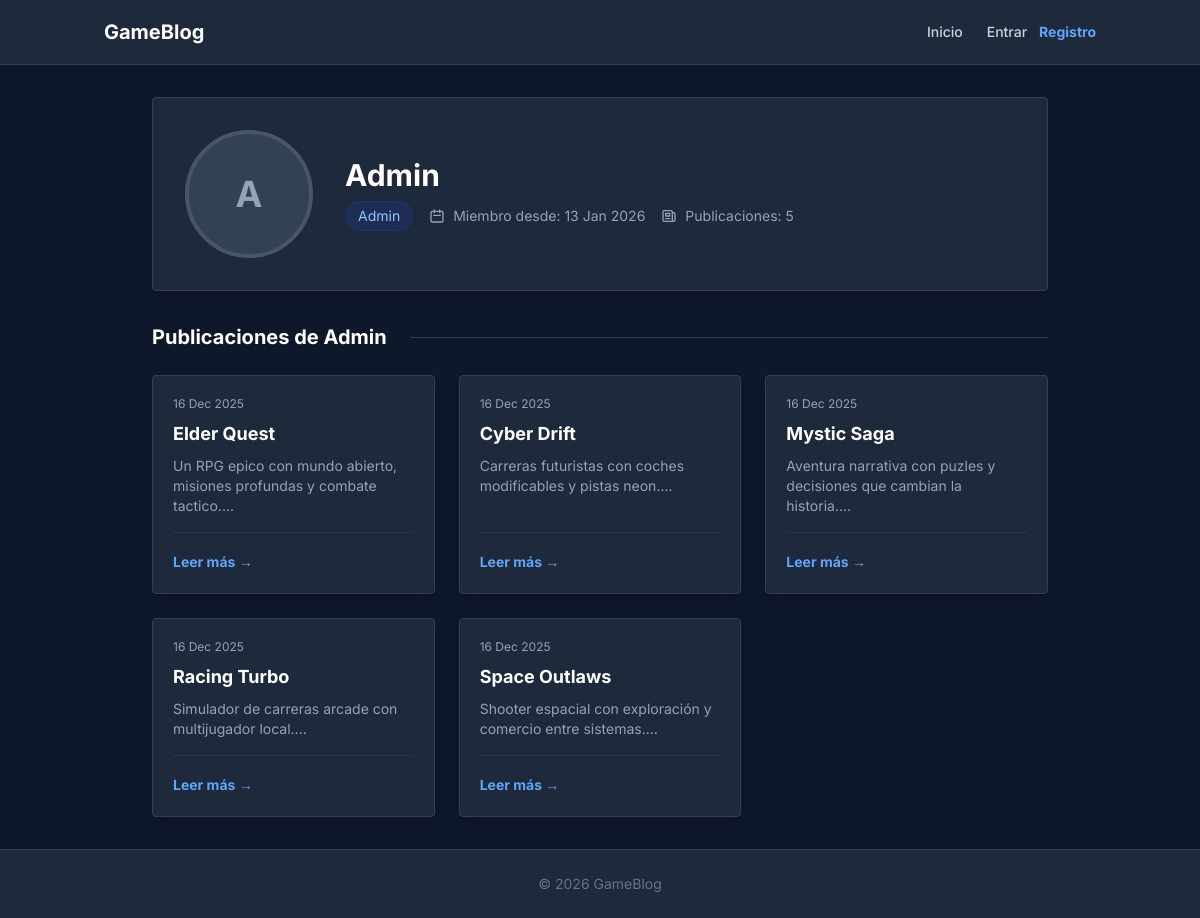
The app's page /index.php?action=profile&id=1, older data.
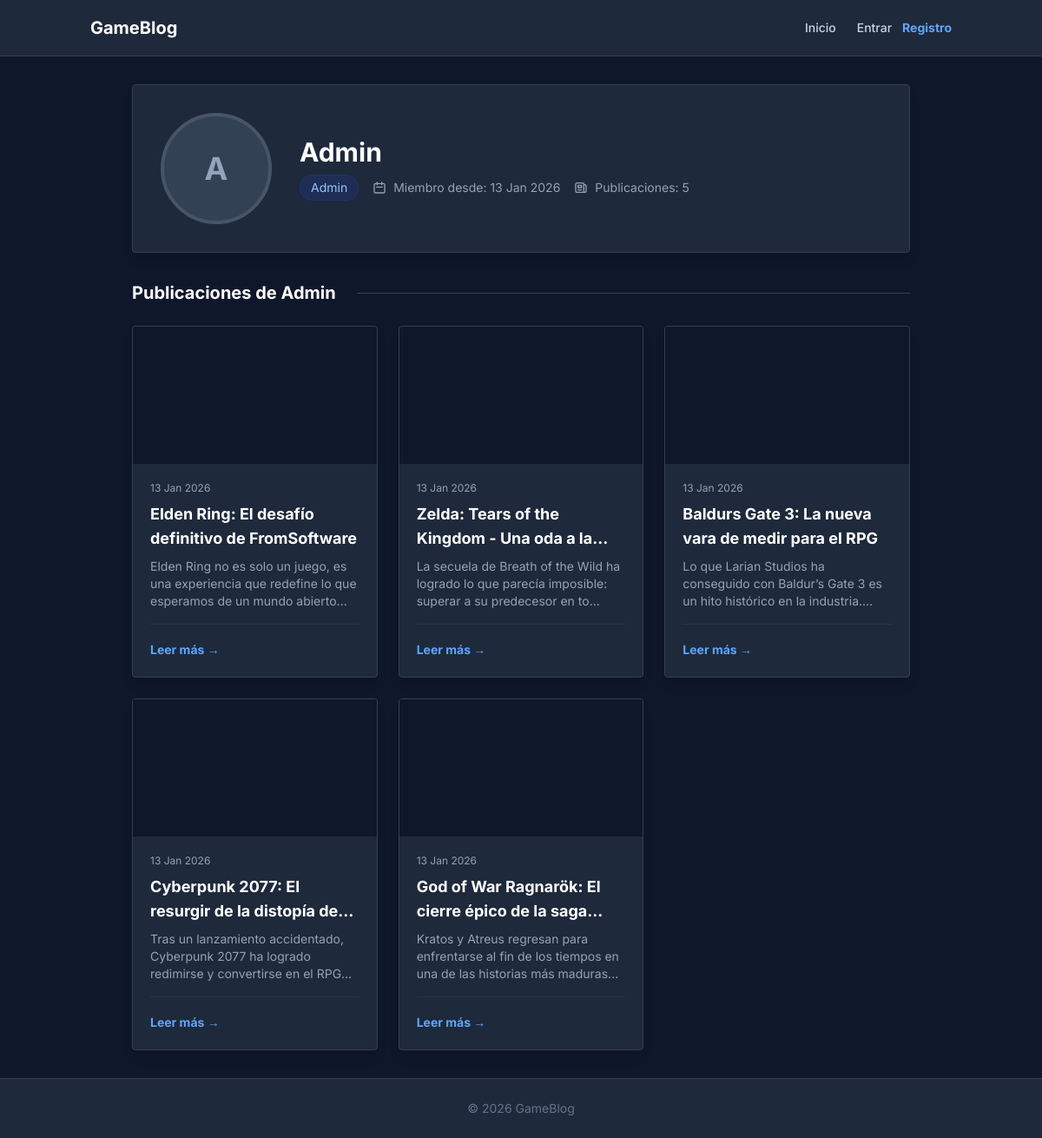
The same page, newer data.
### tables this page shows
CREATE TABLE IF NOT EXISTS posts (
    id INT AUTO_INCREMENT PRIMARY KEY,
    user_id INT NOT NULL,
    title VARCHAR(150) NOT NULL,
    content TEXT NOT NULL,
    image_url VARCHAR(255) DEFAULT NULL,
    created_at TIMESTAMP DEFAULT CURRENT_TIMESTAMP,
    FOREIGN KEY (user_id) REFERENCES users(id) ON DELETE CASCADE
);

### controllers/UserController.php (called while the page is built, shortened)
<?php
require_once __DIR__ . '/../models/User.php';
class UserController {
    private $userModel;
    public function __construct() {
        $database = new Database();
        $db = $database->getConnection();
        $this->userModel = new User($db);
    }
    protected function render(string $view, array $data = []) {
        extract($data);
        include __DIR__ . '/../views/' . $view;
    }
    public function profile($id = null) {
        $user = $this->userModel->find($id);
        require_once __DIR__ . '/../models/Post.php';
        $database = new Database();
        $db = $database->getConnection();
        $postModel = new Post($db);
        $posts = $postModel->getByUser($id);
        return $this->render('users/profile.php', compact('user', 'posts'));
    }
}

### models/User.php (called while the page is built, shortened)
<?php
class User {
    private $db;
    public function __construct($db) {
        $this->db = $db;
    }
    public function find($id) {
        $stmt = $this->db->prepare("SELECT * FROM users WHERE id = ?");
        $stmt->execute([$id]);
        return $stmt->fetch();
    }
}

### models/Post.php (called while the page is built, shortened)
<?php
class Post {
    private $db;
    public function __construct($db) {
        $this->db = $db;
    }
    public function getByUser($user_id) {
        $stmt = $this->db->prepare("SELECT posts.*, users.username FROM posts JOIN users ON posts.user_id = users.id WHERE posts.user_id = ? ORDER BY posts.created_at DESC");
        $stmt->execute([$user_id]);
        return $stmt->fetchAll();
    }
}

### views/users/profile.php (the view, shortened to what the changed rows need)
<?php include __DIR__ . '/../layout/header.php'; ?>
<div class="max-w-4xl mx-auto">
    <div class="bg-slate-800 rounded border border-slate-700 p-8 shadow-lg mb-8 text-center md:text-left md:flex items-center gap-8">
        <div>
            <h1 class="text-3xl font-bold text-white mb-2"><?= htmlspecialchars($user['username']) ?></h1>
        </div>
    </div>
    <h2 class="text-xl font-bold text-white mb-6 flex items-center gap-2">
        <span>Publicaciones de <?= htmlspecialchars($user['username']) ?></span>
        <div class="h-px bg-slate-700 flex-grow ml-4"></div>
    </h2>
    <?php if (empty($posts)): ?>
        <p class="text-slate-500 italic text-center py-12 bg-slate-900/50 rounded border border-slate-700 border-dashed">
            Este usuario aún no ha publicado nada.
        </p>
    <?php else: ?>
        <div class="grid grid-cols-1 md:grid-cols-2 lg:grid-cols-3 gap-6">
            <?php foreach ($posts as $post): ?>
                <article class="bg-slate-800 rounded border border-slate-700 overflow-hidden hover:border-blue-500/50 transition-colors flex flex-col h-full shadow-lg group">
                    <?php if (!empty($post['image_url']) || !empty($post['image_path'])):
                        $img = !empty($post['image_path']) ? $post['image_path'] : $post['image_url'];
                        if (!empty($img)):
                    ?>
                        <div class="aspect-video w-full bg-slate-900 overflow-hidden relative">
                        </div>
                    <?php endif; endif; ?>
                    <div class="p-5 flex flex-col flex-grow">
                        <div class="text-xs text-slate-400 mb-2"><?= date('d M Y', strtotime($post['created_at'])) ?></div>
                        <h3 class="text-lg font-bold text-white mb-2 line-clamp-2 group-hover:text-blue-400 transition-colors">
                            <a href="index.php?action=show_post&id=<?= $post['id'] ?>">
                                <?= htmlspecialchars($post['title']) ?>
                            </a>
                        </h3>
                        <p class="text-slate-400 text-sm mb-4 line-clamp-3">
                            <?= htmlspecialchars(substr($post['content'], 0, 100)) ?>...
                        </p>
                        <div class="mt-auto pt-4 border-t border-slate-700/50">
                            <a href="index.php?action=show_post&id=<?= $post['id'] ?>" class="text-blue-400 text-sm font-bold hover:text-blue-300">Leer más &rarr;</a>
                        </div>
                    </div>
                </article>
            <?php endforeach; ?>
        </div>
    <?php endif; ?>
</div>
<?php include __DIR__ . '/../layout/footer.php'; ?>

Row changes from the older to the newer data that the page shows:
removed posts: created_at "16 Dec 2025", title "Elder Quest", content "Un RPG epico con mundo abierto, misiones profundas y combate tactico."
removed posts: created_at "16 Dec 2025", title "Cyber Drift", content "Carreras futuristas con coches modificables y pistas neon."
removed posts: created_at "16 Dec 2025", title "Mystic Saga", content "Aventura narrativa con puzles y decisiones que cambian la historia."
removed posts: created_at "16 Dec 2025", title "Racing Turbo", content "Simulador de carreras arcade con multijugador local."
removed posts: created_at "16 Dec 2025", title "Space Outlaws", content "Shooter espacial con exploración y comercio entre sistemas."
added posts: created_at "13 Jan 2026", title "Elden Ring: El desafío definitivo de FromSoftware", content "Elden Ring no es solo un juego, es una experiencia que redefine lo que esperamos de un mundo abierto"
added posts: created_at "13 Jan 2026", title "Zelda: Tears of the Kingdom - Una oda a…", content "La secuela de Breath of the Wild ha logrado lo que parecía imposible: superar a su predecesor en to"
added posts: created_at "13 Jan 2026", title "Baldurs Gate 3: La nueva vara de medir para el RPG", content "Lo que Larian Studios ha conseguido con Baldur’s Gate 3 es un hito histórico en la…"
added posts: created_at "13 Jan 2026", title "Cyberpunk 2077: El resurgir de la distopía…", content "Tras un lanzamiento accidentado, Cyberpunk 2077 ha logrado redimirse y convertirse en el…"
added posts: created_at "13 Jan 2026", title "God of War Ragnarök: El cierre épico de la…", content "Kratos y Atreus regresan para enfrentarse al fin de los tiempos en una de las historias más maduras"
